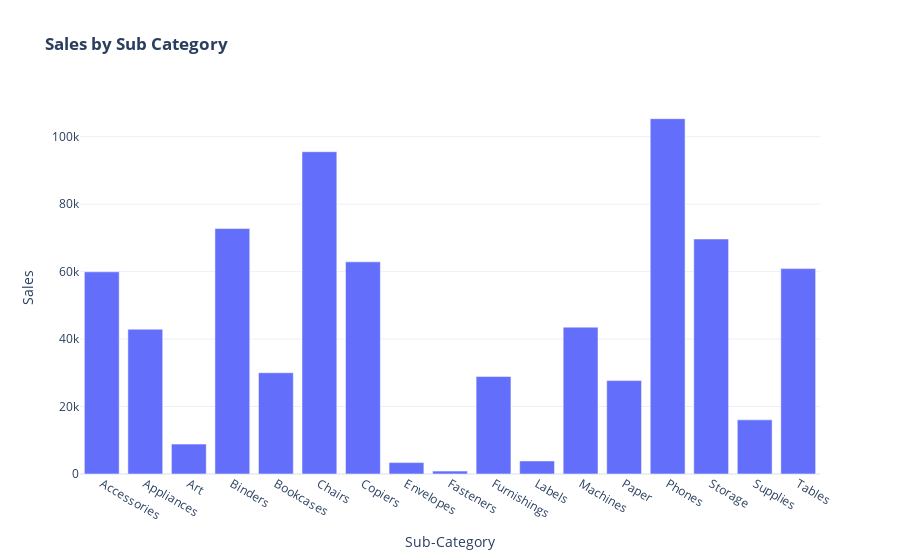

This figure's notebook cell:
### Code cell
# Create Chart
fig = px.bar(data,
             x='Sub-Category',
             y='Sales',
             title='<b>Sales by Sub Category</b>',
             template = template_style)

# Display Plot
fig.show()

# Export Chart to HTML
plotly.offline.plot(fig, filename='Sales_Sub_Cat.html', auto_open=False)

### Figure 1 — Plotly figure (JSON) as saved in the notebook; plotly's stock layout.template omitted (floating-point values rounded to 4 significant figures)
{"data": [{"alignmentgroup": "True", "hovertemplate": "Sub-Category=%{x}<br>Sales=%{y}<extra></extra>", "legendgroup": "", "marker": {"color": "#636efa", "pattern": {"shape": ""}}, "name": "", "offsetgroup": "", "orientation": "v", "showlegend": false, "textposition": "auto", "type": "bar", "x": ["Accessories", "Appliances", "Art", "Binders", "Bookcases", "Chairs", "Copiers", "Envelopes", "Fasteners", "Furnishings", "Labels", "Machines", "Paper", "Phones", "Storage", "Supplies", "Tables"], "xaxis": "x", "y": [59950.0, 42930.0, 8863.0, 72790.0, 30020.0, 95550.0, 62900.0, 3379.0, 857.6, 28920.0, 3861.0, 43540.0, 27690.0, 105300.0, 69680.0, 16050.0, 60890.0], "yaxis": "y"}], "layout": {"barmode": "relative", "legend": {"tracegroupgap": 0}, "title": {"text": "<b>Sales by Sub Category</b>"}, "xaxis": {"anchor": "y", "domain": [0, 1], "title": {"text": "Sub-Category"}}, "yaxis": {"anchor": "x", "domain": [0, 1], "title": {"text": "Sales"}}}}
